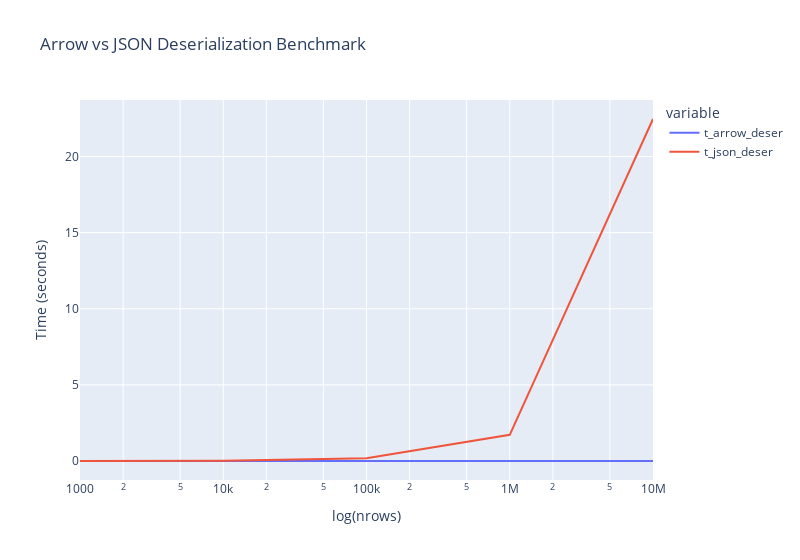

The code cell stored with this chart in its notebook:
### Code cell
fig = px.line(
    df,
    x="nrows",
    y=["t_arrow_deser", "t_json_deser"],
    log_x=True,
    labels={"nrows": "log(nrows)", "value": "Time (seconds)"},
    title="Arrow vs JSON Deserialization Benchmark",
    width=800,
)
fig.show()

### Figure 1 — Plotly figure (JSON) as saved in the notebook; plotly's stock layout.template omitted (floating-point values rounded to 4 significant figures)
{"data": [{"hovertemplate": "variable=t_arrow_deser<br>log(nrows)=%{x}<br>Time (seconds)=%{y}<extra></extra>", "legendgroup": "t_arrow_deser", "line": {"color": "#636efa", "dash": "solid"}, "marker": {"symbol": "circle"}, "mode": "lines", "name": "t_arrow_deser", "orientation": "v", "showlegend": true, "type": "scatter", "x": [1000, 10000, 100000, 1000000, 10000000], "xaxis": "x", "y": [0.0003388, 0.0001121, 0.000104, 0.0001109, 0.000278], "yaxis": "y"}, {"hovertemplate": "variable=t_json_deser<br>log(nrows)=%{x}<br>Time (seconds)=%{y}<extra></extra>", "legendgroup": "t_json_deser", "line": {"color": "#EF553B", "dash": "solid"}, "marker": {"symbol": "circle"}, "mode": "lines", "name": "t_json_deser", "orientation": "v", "showlegend": true, "type": "scatter", "x": [1000, 10000, 100000, 1000000, 10000000], "xaxis": "x", "y": [0.00194, 0.01937, 0.1738, 1.72, 22.46], "yaxis": "y"}], "layout": {"legend": {"title": {"text": "variable"}, "tracegroupgap": 0}, "title": {"text": "Arrow vs JSON Deserialization Benchmark"}, "width": 800, "xaxis": {"anchor": "y", "domain": [0, 1], "title": {"text": "log(nrows)"}, "type": "log"}, "yaxis": {"anchor": "x", "domain": [0, 1], "title": {"text": "Time (seconds)"}}}}
